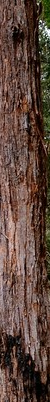
#> input picture segment_0.png, 50 x 402 px
$ python partition_image.py
#> lines starting #> are read from the running program, lines starting #| are printed output that depends on the picture
import numpy as np
import cv2 as cv
import matplotlib.pyplot as plt
from PIL import Image
from PIL import ImageColor
from PIL import ImageDraw
from PIL import ImageFont
from PIL import ImageOps

image = Image.open("segment_0.png")
#> image is the input picture: PIL image 50x402 RGB; mean R, G, B 93.9, 70.5, 60.6

img = cv.imread('segment_0.png',0)
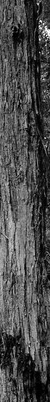
#> img: shape (402, 50); min 0, max 253, mean 75.9
fld = cv.ximgproc.createFastLineDetector()
lines = fld.detect(img)
#> lines = 137 rows, first 6: [26.68, 26.16, 23.46, 0], [41.14, 0, 41.57, 12.98], [32.18, 15, 31.99, 4], [41.82, 16.88, 49, 6.14], [9.82, 30.97, 12.04, 18.01], [38.44, 20.01, 38.13, 39.99]

result_img = fld.drawSegments(img,lines)
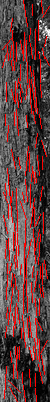
#> result_img: shape (402, 50, 3); mean of channels 0, 1, 2 65.5, 65.5, 98.9; drawn as B, G, R

plt.imshow(result_img)
plt.show()
print("hello")

$ run again, with segment_1.png copied over segment_0.png
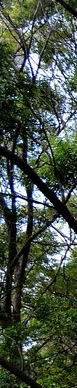
#> input picture segment_1.png, 77 x 388 px
#> image is the input picture: PIL image 77x388 RGB; mean R, G, B 70, 80.8, 67.9
#> `img = cv.imread('segment_0.png',0)`:
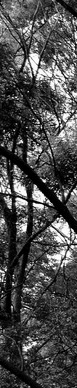
#> img: shape (388, 77); min 0, max 254, mean 75.6
#> lines = 125 rows, first 6: [61.87, 0.162, 72.37, 8.53], [52.24, 0.909, 56.82, 13.07], [75.74, 17.32, 57.6, 2.48], [33.8, 16.92, 38.74, 4.89], [5.76, 10.14, 13.29, 22.83], [20.99, 40.32, 0.586, 10.6]
#> `result_img = fld.drawSegments(img,lines)`:
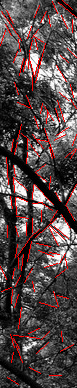
#> result_img: shape (388, 77, 3); mean of channels 0, 1, 2 70.4, 70.4, 85.5; drawn as B, G, R

$ run again, with segment_2.png copied over segment_0.png
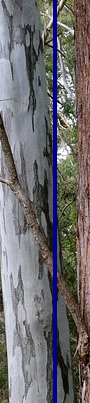
#> input picture segment_2.png, 90 x 403 px
#> image is the input picture: PIL image 90x403 RGB; mean R, G, B 110.5, 108.3, 110.6
#> `img = cv.imread('segment_0.png',0)`:
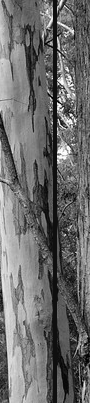
#> img: shape (403, 90); min 0, max 254, mean 108.7
#> lines = 238 rows, first 6: [13.54, 13.92, 11.37, 0], [11.99, 15, 12.1, 36], [20.48, 9.65, 13.64, 0.26], [59.74, 0, 55.07, 13.68], [65.89, 3.91, 58.33, 13.47], [56.59, 16, 57.07, 56.01]
#> `result_img = fld.drawSegments(img,lines)`:
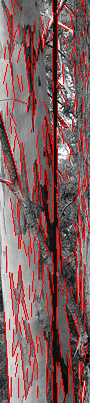
#> result_img: shape (403, 90, 3); mean of channels 0, 1, 2 95.1, 95.1, 129.1; drawn as B, G, R

$ run again, with segment_3.png copied over segment_0.png
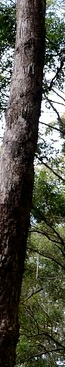
#> input picture segment_3.png, 65 x 367 px
#> image is the input picture: PIL image 65x367 RGB; mean R, G, B 79.2, 80, 68.4
#> `img = cv.imread('segment_0.png',0)`:
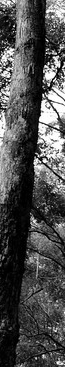
#> img: shape (367, 65); min 0, max 255, mean 77.9
#> lines = 93 rows, first 6: [45.95, 0, 45.05, 30.97], [20.44, 25.95, 22.16, 7.01], [15.5, 9.99, 15.7, 24], [53.67, 11.29, 60.79, 19.19], [29.63, 27.92, 32.05, 17.01], [51.95, 24.04, 58.76, 33.45]
#> `result_img = fld.drawSegments(img,lines)`:
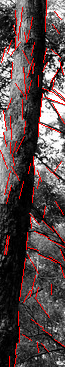
#> result_img: shape (367, 65, 3); mean of channels 0, 1, 2 72.5, 72.5, 87.6; drawn as B, G, R
